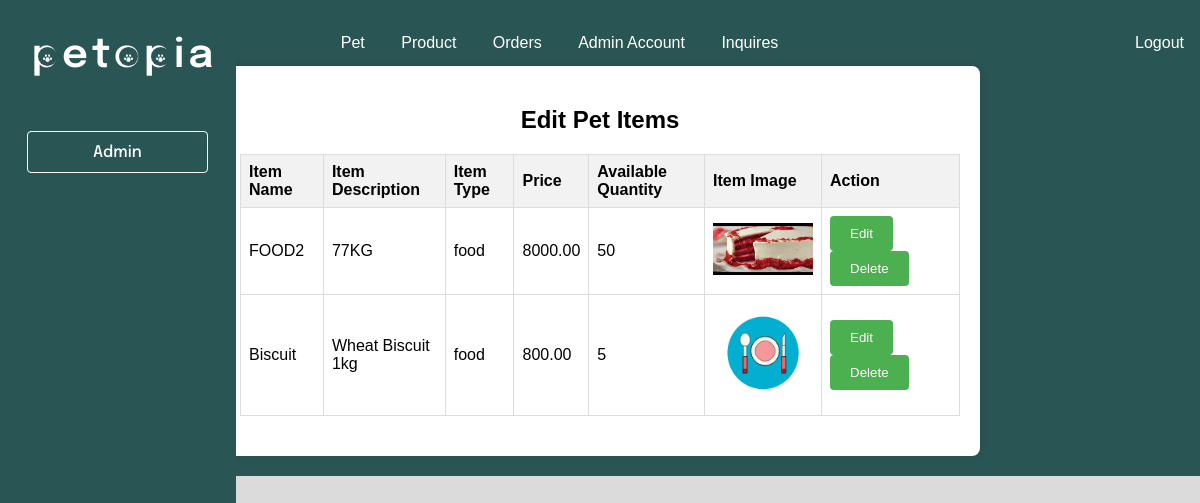
Screenshot of /view_petitemsadmin.php with the database file from the repository.
### tables this page shows
CREATE TABLE `pet_items` (
  `itemID` int(11) NOT NULL,
  `itemName` varchar(255) DEFAULT NULL,
  `itemDescription` text DEFAULT NULL,
  `itemType` varchar(50) DEFAULT NULL,
  `price` decimal(10,2) DEFAULT NULL,
  `available_quantity` int(11) DEFAULT NULL,
  `itemImage` varchar(255) DEFAULT NULL
);

### view_petitemsadmin.php (the view, shortened to what this page needs)
<!DOCTYPE html>
<html>
  <head>
    <link rel="stylesheet" href="./admin.css" />
  </head>
  <body>
    <div class="desktop-2">
        <header>
            <nav>
                <ul>
                <li class="dropdown">
                    <a href="#" class="dropbtn">Pet</a>
                </li>
                <li class="dropdown">
                    <a href="#" class="dropbtn">Product</a>
                </li>
                    <li><a href="orders.php">Orders</a></li>
                    <li><a href="Adminacc.php">Admin Account</a></li>
                    <li><a href="Inquiries.php">Inquires</a></li>
                    <li style="float:right"><a href="index.html">Logout</a></li>
                </ul>
            </nav>
            <div class="container">
        <h2>Edit Pet Items</h2>
        <table>
            <tr>
                <th>Item Name</th>
                <th>Item Description</th>
                <th>Item Type</th>
                <th>Price</th>
                <th>Available Quantity</th>
                <th>Item Image</th>
                <th>Action</th>
            </tr>
            <?php
                $servername = "localhost";
                $username = "root";
                $password = "";
                $dbname = "addproducts";
                $conn = mysqli_connect($servername, $username, $password, $dbname);
                $sql = "SELECT itemID, itemName, itemDescription, itemType, price, available_quantity, itemImage FROM pet_items";
                $result = mysqli_query($conn, $sql);
                if (mysqli_num_rows($result) > 0) {
                    while ($row = mysqli_fetch_assoc($result)) {
                        echo "<tr>";
                        echo "<td>" . $row['itemName'] . "</td>";
                        echo "<td>" . $row['itemDescription'] . "</td>";
                        echo "<td>" . $row['itemType'] . "</td>";
                        echo "<td>" . $row['price'] . "</td>";
                        echo "<td>" . $row['available_quantity'] . "</td>";
                        echo "<td><img src='" . $row['itemImage'] . "' class='item-image'></td>";
                        echo "<td>
                                <form action='edit_item.php' method='POST' style='display: inline;'>
                                    <input type='hidden' name='itemID' value='" . $row['itemID'] . "'>
                                    <button class='btn' type='submit' name='edit'>Edit</button>
                                </form>
                                <form action='' method='POST' style='display: inline;'>
                                    <input type='hidden' name='itemID' value='" . $row['itemID'] . "'>
                                    <button class='btn' type='submit' name='delete'>Delete</button>
                                </form>
                            </td>";
                        echo "</tr>";
                    }
                } else {
                    echo "<tr><td colspan='7'>No items found</td></tr>";
                }
            ?>
        </table>
    </div>
            <nav class="frame-parent" id="sideNav">
                <div class="admin-wrapper">
                <div class="admin">Admin</div>
                </div>
                <div class="petopia-parent" id="logo">
                <div class="petopia">petopia</div>
                <img class="vector-icon" alt="" src="./public/vector.svg" />
                <img class="vector-icon1" alt="" src="./public/vector.svg" />
                <img class="vector-icon2" alt="" src="./public/vector.svg" />
                </div>
            </nav>
        </header>
    </div>
  </body>
</html>

### admin.css (style rules this page uses)
body { margin: 0; line-height: normal; }
:root { --font-epilogue: Epilogue; --font-size-sm: 14px; --font-size-mini: 15px; --font-size-base: 16px; --font-size-xs: 12px; --color-gainsboro-100: #d9d9d9; --color-gray-100: #808080; --color-silver: #c4c4c4; --color-black: #000; --color-darkslategray: #295554; --color-white: #fff; --br-5xs: 8px; --br-10xs: 3px; --br-11xs: 2px; --br-9xs: 4px; }
.admin { position: relative; font-weight: 500; }
.admin-wrapper, .petopia { position: absolute; display: flex; align-items: center; justify-content: center; }
.admin-wrapper { top: 131px; left: 27px; border-radius: var(--br-9xs); border: 1px solid var(--color-white); box-sizing: border-box; height: 42px; overflow: hidden; flex-direction: row; padding: 8px 65px; }
.petopia { height: 65.52%; top: 17.24%; left: calc(50% - 84px); letter-spacing: 0.1em; font-weight: 600; width: 183px; }
.vector-icon, .vector-icon1 { height: 12.24%; width: 4.37%; top: 47.41%; bottom: 40.34%; max-width: 100%; max-height: 100%; }
.vector-icon { position: absolute; right: 42.23%; left: 53.4%; overflow: hidden; }
.vector-icon1 { right: 26.7%; left: 68.93%; }
.petopia-parent, .vector-icon1, .vector-icon2 { position: absolute; overflow: hidden; }
.vector-icon2 { height: 12.24%; width: 4.37%; top: 47.41%; right: 81.55%; bottom: 40.34%; left: 14.08%; max-width: 100%; max-height: 100%; }
.petopia-parent { top: 27px; left: 14px; width: 206px; height: 58px; text-align: center; font-size: 40px; }
.description, .frame-parent, .product-name { position: absolute; font-family: var(--font-epilogue); text-align: left; }
.frame-parent { margin: 0; top: 0; left: 0; background-color: var(--color-darkslategray); width: 236px; height: 1024px; overflow: hidden; font-size: var(--font-size-base); color: var(--color-white); }
.desktop-2, .frame-group { height: 1024px; overflow: hidden; }
.desktop-2 { width: 100%; position: relative; background-color: #dbdbdb; }

### view_petitemsadmin.php (style rules this page uses)
body { font-family: Arial, sans-serif; margin: 0; padding: 0; background-color: #f2f2f2; }
.container { width: 80%; margin: auto; background-color: #fff; padding: 20px; border-radius: 8px; box-shadow: 0 0 10px rgba(0, 0, 0, 0.1); }
h2 { text-align: center; margin-bottom: 20px; }
table { width: 100%; border-collapse: collapse; margin-bottom: 20px; }
th, td { border: 1px solid #ddd; padding: 8px; text-align: left; }
th { background-color: #f2f2f2; }
.btn { background-color: #4CAF50; color: white; padding: 10px 20px; border: none; border-radius: 4px; cursor: pointer; margin-right: 10px; }
.item-image { max-width: 100px; max-height: 100px; }
body { margin: 0; font-family: Arial, sans-serif; }
header { background-color: #295554; padding: 20px 0; }
nav ul { list-style-type: none; margin: 0; padding: 0; text-align: center; }
nav ul li { display: inline; }
nav ul li a { color: #fff; text-decoration: none; padding: 14px 16px; display: inline-block; }
.dropdown { position: relative; display: inline-block; }
.container { width: 60%; margin: auto; background-color: #fff; padding: 20px; border-radius: 8px; box-shadow: 0 0 10px rgba(0, 0, 0, 0.1); }

### rows the page displays
pet_items: itemName "FOOD2", itemDescription "77KG", itemType "food", price "8000.00", available_quantity "50", itemImage (picture)
pet_items: itemName "Biscuit", itemDescription "Wheat Biscuit 1kg", itemType "food", price "800.00", available_quantity "5", itemImage (picture)
